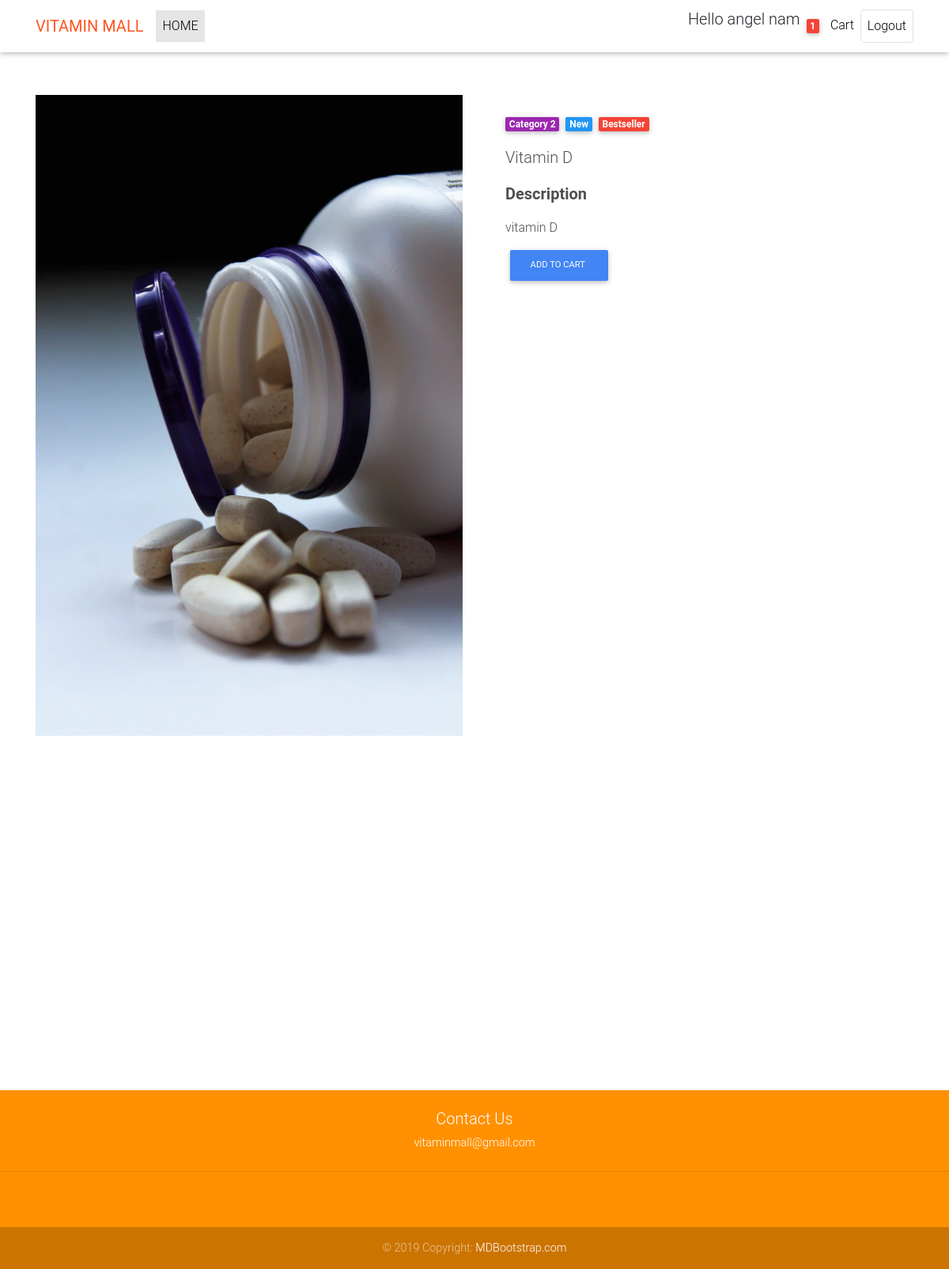
Page /main/product/3 (signed in) on the committed database.
### vitaminapp/models.py (models this page shows, shortened)
class User(models.Model):
    first_name = models.CharField(max_length=255)
    last_name = models.CharField(max_length=255)
    email = models.EmailField(max_length=255)
    password = models.CharField(max_length=255)
    register_date = models.DateTimeField(auto_now_add=True, verbose_name="modification_date ")
    created_at = models.DateField(auto_now_add=True)
    updated_at = models.DateField(auto_now=True)
    profile_pic = models.ImageField(null=True, blank=True, upload_to='images')
    objects = UserManager()
    class Meta:
        db_table = 'vitamin_user'
        verbose_name = 'user'
        verbose_name_plural = 'user'

class Product(models.Model):
    product_name = models.CharField(max_length=45,blank=True)
    price= models.IntegerField(verbose_name='product_price' )
    description = models.TextField(verbose_name='product_info')
    stock = models.IntegerField(verbose_name='product_stock')
    date = models.DateTimeField()
    created_at = models.DateField(auto_now_add=True)
    updated_at = models.DateField(auto_now=True)
    product_pic = models.ImageField(null=True, blank=True, upload_to='product_images')
    objects = ProductManager()
    class Meta:
        db_table = 'vitamin_product'
        verbose_name = 'product'
        verbose_name_plural = 'product'

### vitaminapp/views.py (the view)
# urls.py: path('main/product/<int:id>', views.loggedin_product),
def loggedin_product(request, id):
    context = {
        'one_product': Product.objects.get(id=id),
        'this_user': User.objects.get(id=request.session['user_id'])
    }
    return render(request, "loggedin_product.html", context)

### vitaminapp/templates/loggedin_product.html (shortened to what this page needs)
{% load static %}
<!DOCTYPE html>
<html lang="en">
    <head>
        <link
        href="{% static 'css/bootstrap.css' %}" rel="stylesheet">
        <link
        href="{% static 'css/mdb.min.css' %}" rel="stylesheet">
        <link href="{% static 'css/style.min.css' %}" rel="stylesheet">
    </head>
    <body>
        <nav class="navbar fixed-top navbar-expand-lg navbar-light white scrolling-navbar">
            <div
                class="container">
                <a class="navbar-brand waves-effect" href="/main" target="_blank">
                    <strong class="deep-orange-text">VITAMIN MALL</strong>
                </a>
                <div
                    class="collapse navbar-collapse" id="navbarSupportedContent">
                    <ul class="navbar-nav mr-auto">
                        <li class="nav-item active">
                            <a class="nav-link waves-effect" href="#">HOME
                            </a>
                        </li>
                    </ul>
                    <ul class="navbar-nav nav-flex-icons">
                        <li>
                            <h5>Hello
                                {{ this_user.first_name }}
                                {{ this_user.last_name }}</h5>
                        </li>
                        <li class="nav-item">
                            <a class="nav-link waves-effect">
                                <span class="badge red z-depth-1 mr-1">
                                    1
                                </span>
                                <i class="fas fa-shopping-cart"></i>
                                <span class="clearfix d-none d-sm-inline-block">
                                    Cart
                                </span>
                            </a>
                        </li>
                    <li class="nav-item">
                        <a href="https://github.com/mdbootstrap/bootstrap-material-design" class="nav-link border border-light rounded waves-effect" target="_blank">
                            Logout
                        </a>
                    </li>
                </ul>
            </div>
        </div>
    </body>
</html></nav><main class="mt-5 pt-4">
<div
    class="container dark-grey-text mt-5">
    <div
        class="row2 wow fadeIn">
        <div class="col-md-6 mb-4">
            <img src="{{ one_product.product_pic }}" class="img-fluid" alt="">
        </div>
        <div
            class="col-md-6 mb-4">
            <div class="p-4">
                <div class="mb-3">
                    <a href="">
                        <span class="badge purple mr-1">Category 2</span>
                    </a>
                    <a href="">
                        <span class="badge blue mr-1">New</span>
                    </a>
                    <a href="">
                        <span class="badge red mr-1">Bestseller</span>
                    </a>
                </div>
                <p class="lead">
                    <span>{{ one_product.product_name }}</span>
                </p>
                <p class="lead font-weight-bold">Description</p>
                <p>{{ one_product.description }}</p>
                <a action="/checkout" method="post" class="btn btn-primary btn-md my-0 p" type="submit">Add to cart
                </a>
            </div>
        </div>
    </div>
</main>
<div id="carousel-example-1z" class="carousel slide carousel-fade pt-4" data-ride="carousel"></div>
<footer
    class="page-footer text-center font-small mt-4 orange accent-3 fadeIn">
    <div class="pt-4">
        <h5>Contact Us</h5>
        <p>vitaminmall@gmail.com</p>
    </div>
    <hr
    class="my-4">
    <div class="pb-4">
        <a href="https://www.facebook.com/mdbootstrap" target="_blank">
        </a>
        <a href="https://instagram.com/MDBootstrap" target="_blank">
        </a>
    </div>
    <div class="footer-copyright py-3">
        © 2019 Copyright:
        <a href="https://mdbootstrap.com/education/bootstrap/" target="_blank">
            MDBootstrap.com
        </a>
    </div>
</footer></body></html>

### rows in the picture
User: first_name "angel", last_name "nam"
Product: product_pic (picture), product_name "Vitamin D", description "vitamin D"
